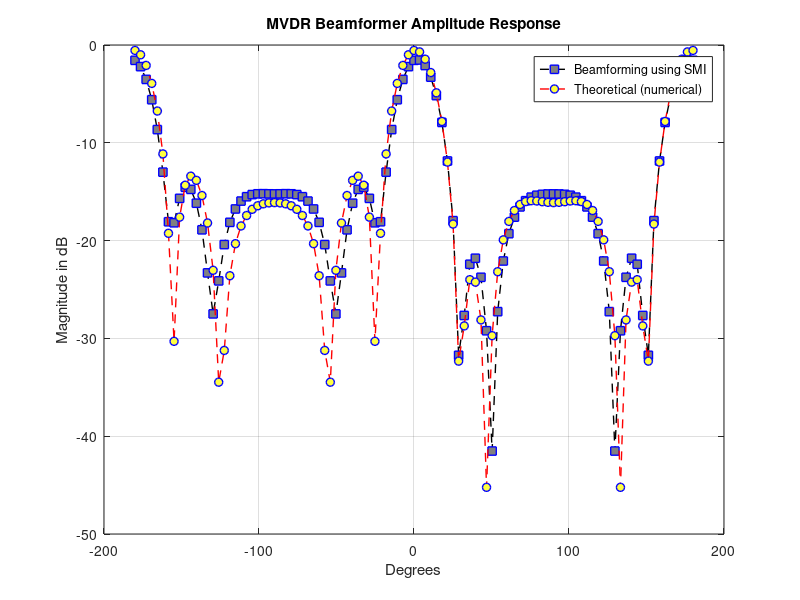

The MATLAB source for this figure:
%% Homework Set 8
% Sam Nazari
% EECE 7312
% 24-November-2013


%% Simulation parameters
N   = 1000;               %Samples
M   = 5;                  %Array elements in ULA
C   = 10;
snir = 20*log10(1/C)
U   = zeros(M,N);
Rhat= zeros(M); 
rng(0,'twister');

%% Target
phi_0 = 0;              %Target location (deg)
th_0  = pi*sin(phi_0);  %Target elec. angle 

% Construct source signal
s0    = 1;

% Construct the steering vector
A0    = [1 1 1 1 1]';

% Construct the signal
S0 = s0*A0;

%% Inteference
phi_1 = 30*pi/180;              %Inteference location 
th_1  = pi*sin(phi_1);          %Inteference elec angle

for k = 1:N+1
% Construct int. signal
a     = 2*pi.*rand(1,1)-pi;     %random phase shift
s1    = C*exp(i*a)';

% Construct the steering vector
A1 = [exp(-1*i*th_1.*[0:M-1])]';

% Combine
S1 = s1*A1;

%% Noise
en = randn(M,1)*2*0.316;
z  = randn(M,1)*2*0.316;

%% Create U
U(:,k) = S0 + S1 +[en+1i*z];
%U = S0 + S1 +[en+1i*z];
end

%% Sample/Theoretical covariance matrix
Ruu = A0*A0'+abs(C)^2*A1*A1'+0.316*eye(5,5);  % Theoretical
for k = 1:N+1
    Rhat = Rhat+U*U';
    Rhat = Rhat/N;
end

% Now lets see how close the theoretical is to the numerical..
d = norm((Ruu-Rhat),'fro')
% This is not bad.

% Form the theoretical MVDR beamformer..
Wopt    = A0'*inv(Ruu);
W       = A0'*inv(Rhat);

%% Plot
phi1 = pi.*sin(-pi:pi/50:pi);
for k=1:length(phi1)
    A = [exp(-1*i*phi1(:,k).*[0:M-1])]';
    pl(k)= W*A;
    popt(k)=Wopt*A;
end
p=linspace(-pi,pi,length(phi1))*180/pi;
figure,
plot(p,20*log10(abs(pl)),'--ks','LineWidth',1,'MarkerEdgeColor','b',...
    'MarkerFaceColor',[0.5,0.5,0.5]),hold on,
plot(p,20*log10(abs(popt)),'r--o','LineWidth',1,'MarkerEdgeColor','b',...
    'MarkerFaceColor',[1,1,.25]),grid on
legend('Beamforming using SMI','Theoretical (numerical)')
xlabel('Degrees'),ylabel('Magnitude in dB')
title('MVDR Beamformer Amplitude Response')